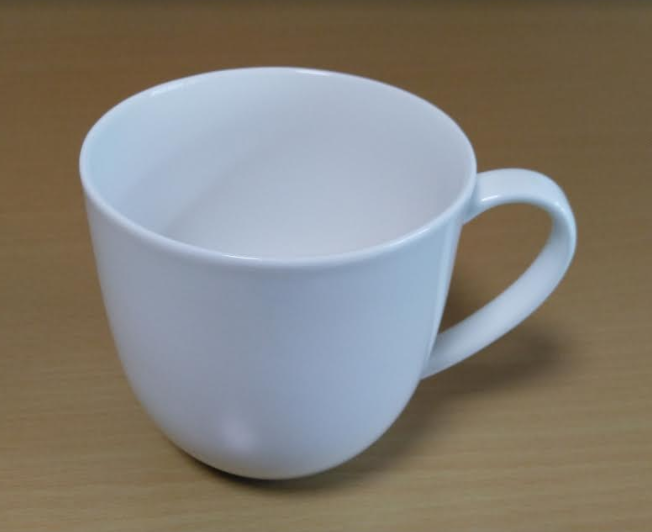
#> input picture images/test.png, 652 x 532 px
$ python pillow_find_edges.py
#> lines starting #> are read from the running program, lines starting #| are printed output that depends on the picture
from PIL import Image, ImageFilter
image_path = '../images/test.png'
img = Image.open(image_path)
#> img is the input picture: PIL image 652x532 RGB; mean R, G, B 132, 126.9, 118.1
img = img.filter(ImageFilter.FIND_EDGES)
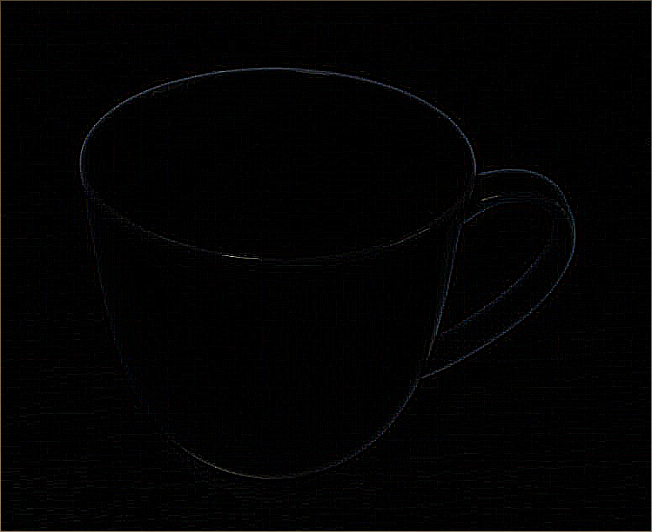
#> img: PIL image 652x532 RGB; mean R, G, B 2.6, 2.5, 2.5
img.save('../images/out_find_edges.png')
